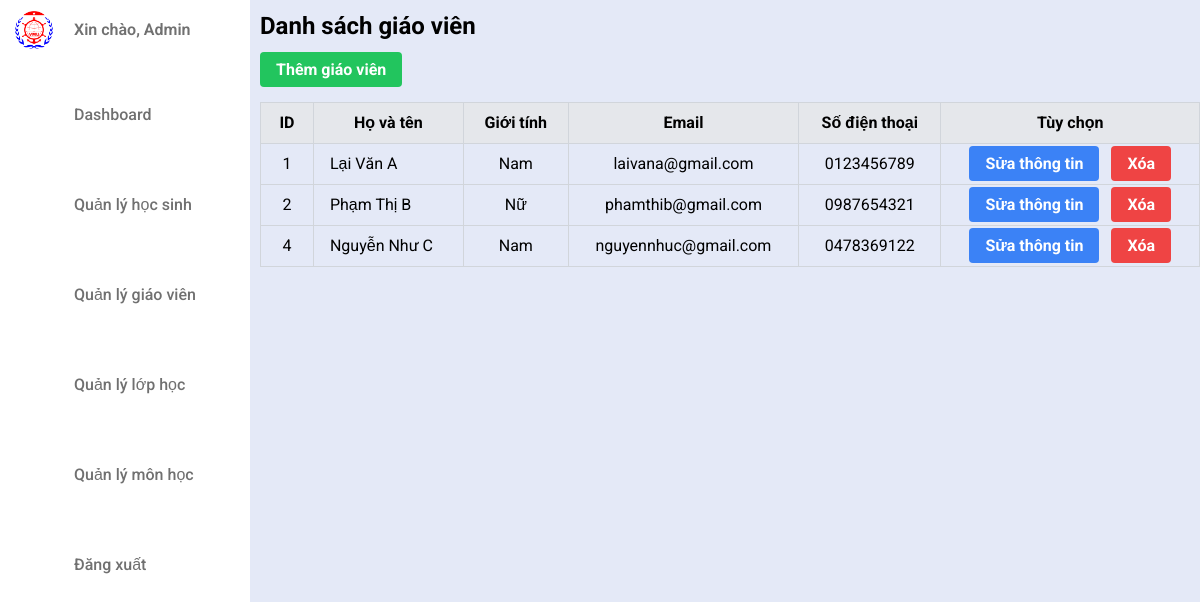
The app's page /teacher.php (signed in) with its own data.
### tables this page shows
CREATE TABLE `tb_teacher` (
  `id` int(11) NOT NULL,
  `name` varchar(255) NOT NULL,
  `gender` varchar(255) NOT NULL,
  `email` varchar(255) NOT NULL,
  `phone` varchar(255) NOT NULL
);

### teacher.php (the view, shortened to what this page needs)
<?php
include "connect.php";
$stmt = $conn->query('SELECT * FROM tb_teacher');
$teachers = $stmt->fetchAll(PDO::FETCH_ASSOC);
?>
<!DOCTYPE html>
<html lang="en">
<head>
    <script src="https://cdn.tailwindcss.com"></script>
    <link rel="stylesheet" href="./CSS/index.css">
</head>
<body>
    <nav class="sidebar">
        <header>
            <div class="image-text">
                <span class="image">
                    <img src="./Assests/logo.png" alt="logo">
                </span>
                <div class="text header-text">
                    <span class="name">Xin chào, Admin</span>
                </div>
            </div>
        </header>
        <div class="menu-bar">
            <div class="menu">
                <ul class="menu-links">
                    <li class="nav-link">
                        <a href="index.php">
                            <box-icon name='home-alt' class="icon"></box-icon>
                            <span class="text nav-text">Dashboard</span>
                        </a>
                    </li>
                    <li class="nav-link">
                        <a href="student.php">
                            <box-icon name='user' class="icon"></box-icon>
                            <span class="text nav-text">Quản lý học sinh</span>
                        </a>
                    </li>
                    <li class="nav-link">
                        <a href="teacher.php">
                            <box-icon type='solid' name='user-badge' class="icon"></box-icon>
                            <span class="text nav-text">Quản lý giáo viên</span>
                        </a>
                    </li>
                    <li class="nav-link">
                        <a href="classroom.php">
                            <box-icon type='solid' name='school' class="icon"></box-icon>
                            <span class="text nav-text">Quản lý lớp học</span>
                        </a>
                    </li>
                    <li class="nav-link">
                        <a href="subject.php">
                            <box-icon name='book-alt' class="icon"></box-icon>
                            <span class="text nav-text">Quản lý môn học</span>
                        </a>
                    </li>
                    <div class="bottom-content">
                        <li class="nav-link">
                            <a href="logout.php">
                                <box-icon name='log-out' class="icon"></box-icon>
                                <span class="text nav-text">Đăng xuất</span>
                            </a>
                        </li>
                    </div>
                </ul>
            </div>
        </div>
    </nav>
    <div class="right">
        <div class="flex items-center justify-between mb-4">
            <h2 class="text-2xl font-bold">Danh sách giáo viên</h2>
        </div>
        <a href="./Utils/add_teacher.php" class="bg-green-500 hover:bg-green-700 text-white font-bold py-2 px-4 rounded">Thêm giáo viên</a>
        <table class="w-full border-collapse border border-gray-300 mt-5">
            <thead>
                <tr class="bg-gray-200">
                    <th class="border border-gray-300 px-4 py-2">ID</th>
                    <th class="border border-gray-300 px-4 py-2">Họ và tên</th>
                    <th class="border border-gray-300 px-4 py-2">Giới tính</th>
                    <th class="border border-gray-300 px-4 py-2">Email</th>
                    <th class="border border-gray-300 px-4 py-2">Số điện thoại</th>
                    <th class="border border-gray-300 px-4 py-2">Tùy chọn</th>
                </tr>
            </thead>
            <tbody>
                <?php foreach ($teachers as $teacher): ?>
                    <tr>
                        <td class="border border-gray-300 px-4 py-2 text-center"><?php echo $teacher['id']; ?></td>
                        <td class="border border-gray-300 px-4 py-2"><?php echo $teacher['name']; ?></td>
                        <td class="border border-gray-300 px-4 py-2 text-center"><?php echo $teacher['gender']; ?></td>
                        <td class="border border-gray-300 px-4 py-2 text-center"><?php echo $teacher['email']; ?></td>
                        <td class="border border-gray-300 px-4 py-2 text-center"><?php echo $teacher['phone']; ?></td>
                        <td class="border border-gray-300 px-4 py-2 text-center">
                            <a href="Utils/edit_teacher.php?id=<?php echo $teacher['id']; ?>" class="bg-blue-500 hover:bg-blue-700 text-white font-bold py-2 px-4 rounded mr-2">Sửa thông tin</a>
                            <a href="Utils/delete_teacher.php?id=<?php echo $teacher['id']; ?>" class="bg-red-500 hover:bg-red-700 text-white font-bold py-2 px-4 rounded">Xóa</a>
                        </td>
                    </tr>
                <?php endforeach; ?>
            </tbody>
        </table>
    </div>
</body>
</html>

### CSS/index.css (style rules this page uses)
* { font-family: 'Roboto', sans-serif; margin: 0; padding: 0; box-sizing: border-box; }
:root { --body-color: #E4E9F7; --sidebar-color: #fff; --primary-color: #1365ff; --primary-color-light: #F6F5FF; --toggle-color: #DDD; --text-color: #707070; --tran-02: all 0.2s ease; --tran-03: all 0.3s ease; --tran-04: all 0.4s ease; --tran-05: all 0.5s ease; }
body { height: 100vh; background: var(--body-color); }
.sidebar .text { font-size: 16px; font-weight: 500; color: var(--text-color); }
.sidebar .image { min-width: 60px; display: flex; align-items: center; }
.sidebar { position: fixed; top: 0; left: 0; height: 100%; width: 250px; background: var(--sidebar-color); padding: 10px 14px; }
.sidebar li { height: 50px; margin-top: 40px; list-style: none; display: flex; align-items: center; }
.sidebar li .icon { display: flex; align-items: center; justify-content: center; min-width: 60px; font-size: 20px; }
.sidebar li .icon, .sidebar li .text { color: var(--text-color); transition: var(--tran-02); }
.sidebar .image-text img { width: 40px; border-radius: 6px; }
.sidebar header .image-text { display: flex; align-items: center; }
header .image-text .header-text { display: flex; flex-direction: column; }
.header-text .name { font-weight: 600; }
.sidebar li a { height: 100%; width: 100%; display: flex; align-items: center; text-decoration: none; border-radius: 6px; transition: var(--tran-04); }
.right { margin-left: 260px; margin-top: 10px; }

### records on screen
tb_teacher: id "1", name "Lại Văn A", gender "Nam", email "laivana@gmail.com", phone "0123456789"
tb_teacher: id "2", name "Phạm Thị B", gender "Nữ", email "phamthib@gmail.com", phone "0987654321"
tb_teacher: id "4", name "Nguyễn Như C", gender "Nam", email "nguyennhuc@gmail.com", phone "0478369122"
